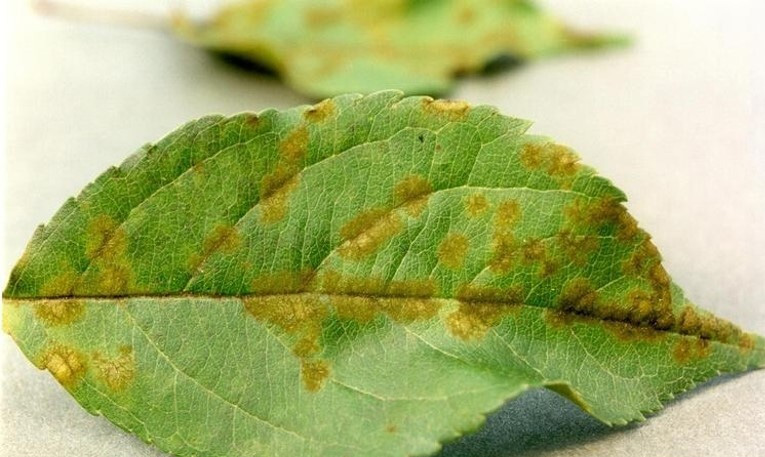
#> input picture sample_images/Apple Scab.jpg, 765 x 457 px
$ python -i lesions.py   (imports and definitions only)
#> lines starting #> are read from the running program, lines starting #| are printed output that depends on the picture; after the words box and inside, x2 and y2 are one past the last pixel; in counts of white or black regions, pixels touching at a corner belong together
"""
Pixel-level lesion map.

Grad-CAM shows which regions drove the classifier, at the resolution of its feature maps (14x14 / 7x7), so it
cannot outline individual spots. This module outlines the visible lesions themselves: the main leaf is
separated from the background with GrabCut (seeded at the image centre), then pixels are flagged where they
are redder / browner or markedly darker than the surrounding leaf tissue. Thin elongated detections (veins,
midribs) are discarded. It is a colour-contrast heuristic, not a trained segmentation model.
"""
import cv2
import numpy as np
from PIL import Image

WORK_SIZE = 448


def segment_leaf(img: np.ndarray) -> np.ndarray:
    """Boolean mask of the main leaf (the GrabCut foreground connected to the image centre, holes filled)."""
    H, W = img.shape[:2]
    gm = np.full((H, W), cv2.GC_PR_BGD, np.uint8)
    cv2.ellipse(gm, (W // 2, H // 2), (int(W * 0.46), int(H * 0.46)), 0, 0, 360, cv2.GC_PR_FGD, -1)
    cv2.ellipse(gm, (W // 2, H // 2), (int(W * 0.08), int(H * 0.08)), 0, 0, 360, cv2.GC_FGD, -1)
    bg, fg = np.zeros((1, 65), np.float64), np.zeros((1, 65), np.float64)
    cv2.grabCut(img[..., ::-1].copy(), gm, None, bg, fg, 5, cv2.GC_INIT_WITH_MASK)
    m = ((gm == cv2.GC_FGD) | (gm == cv2.GC_PR_FGD)).astype(np.uint8) * 255

    k = cv2.getStructuringElement(cv2.MORPH_ELLIPSE, (max(5, int(min(H, W) * 0.04)),) * 2)
    m = cv2.morphologyEx(m, cv2.MORPH_CLOSE, k)
    n, labels, stats, _ = cv2.connectedComponentsWithStats(m)
    if n > 1:
        main = 1 + np.argmax(stats[1:, cv2.CC_STAT_AREA])
        m = (labels == main).astype(np.uint8) * 255
        contours, _ = cv2.findContours(m, cv2.RETR_EXTERNAL, cv2.CHAIN_APPROX_SIMPLE)
        m = np.zeros_like(m)
        cv2.drawContours(m, contours, -1, 255, -1)
    return m > 0


def detect_lesions(img: np.ndarray, leaf: np.ndarray) -> np.ndarray:
    """Boolean lesion mask inside `leaf`, from colour contrast against the local leaf tissue at two scales."""
    lab = cv2.cvtColor(img, cv2.COLOR_RGB2LAB)
    l, a, b = [lab[..., i].astype(np.float32) for i in range(3)]

    # Fine scale: small spots against nearby tissue
    k = max(15, (min(img.shape[:2]) // 12) | 1)
    da = a - cv2.medianBlur(lab[..., 1], k).astype(np.float32)
    dl = l - cv2.medianBlur(lab[..., 0], k).astype(np.float32)
    db = b - cv2.medianBlur(lab[..., 2], k).astype(np.float32)
    les = (da > 7) | ((dl < -25) & (da > 2)) | ((da > 4) & (db > 6))

    # Coarse scale: large blotches that the fine reference would absorb
    k2 = min(3 * k, (min(img.shape[:2]) // 3) | 1)
    da2 = a - cv2.medianBlur(lab[..., 1], k2).astype(np.float32)
    dl2 = l - cv2.medianBlur(lab[..., 0], k2).astype(np.float32)
    les = (les | (da2 > 8) | ((dl2 < -25) & (da2 > 3))) & leaf

    les = cv2.morphologyEx(les.astype(np.uint8) * 255, cv2.MORPH_OPEN, cv2.getStructuringElement(cv2.MORPH_ELLIPSE, (3, 3)))
    # Ignore the leaf margin, where shadows and background bleed in
    interior = cv2.erode(leaf.astype(np.uint8), cv2.getStructuringElement(cv2.MORPH_ELLIPSE, (11, 11))) > 0
    les = ((les > 0) & interior).astype(np.uint8)

    # Drop thin elongated components (veins / midribs)
    n, labels, _, _ = cv2.connectedComponentsWithStats(les)
    keep = np.zeros(n, bool)
    for i in range(1, n):
        ys, xs = np.where(labels == i)
        if len(xs) < 4:
            continue
        (_, _), (w, h), _ = cv2.minAreaRect(np.column_stack([xs, ys]).astype(np.float32))
        short, long_ = min(w, h) + 1, max(w, h) + 1
        keep[i] = not (long_ / short > 5 and short < 8)
    return keep[labels]


def lesion_map(pil_image: Image.Image):
    """
    Returns (leaf_mask, lesion_mask) at the original image size, plus the lesion share of the leaf in %.
    Work is done at WORK_SIZE px for speed.
    """
    rgb = pil_image.convert('RGB')
    W, H = rgb.size
    small = np.array(rgb.resize((WORK_SIZE, WORK_SIZE), Image.Resampling.BILINEAR))
    leaf = segment_leaf(small)
    les = detect_lesions(small, leaf)
    pct = 100.0 * les.sum() / max(1, leaf.sum())
    leaf_full = cv2.resize(leaf.astype(np.uint8), (W, H), interpolation=cv2.INTER_NEAREST) > 0
    les_full = cv2.resize(les.astype(np.uint8), (W, H), interpolation=cv2.INTER_NEAREST) > 0
    return leaf_full, les_full, round(float(pct), 1)

>>> from PIL import Image
>>> picture = Image.open('../sample_images/Apple Scab.jpg')
#> picture is the input picture: PIL image 765x457 RGB; mean R, G, B 165.4, 177.4, 108.3
>>> result = lesion_map(picture)
#> in segment_leaf, `cv2.ellipse(gm, (W // 2, H // 2), (int(W * 0.46), int(H * 0.46)), 0, 0..`:
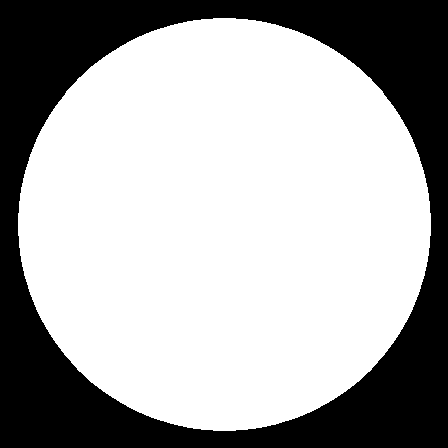
#> gm: shape (448, 448); values 2 (black) and 3 (white), 66.6% white; 1 black region, box (x1, y1, x2, y2) and area: (0, 0, 448, 448) 66961
#> in segment_leaf, `cv2.ellipse(gm, (W // 2, H // 2), (int(W * 0.08), int(H * 0.08)), 0, 0..`:
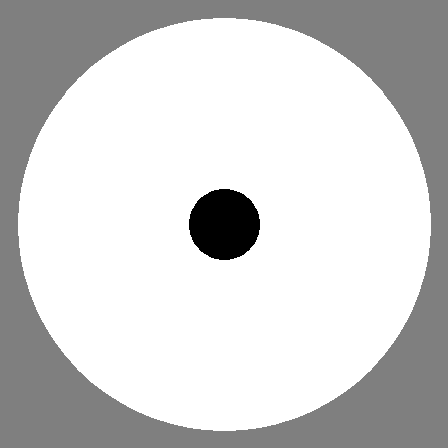
#> gm: shape (448, 448); 1.97% of pixels changed, all inside (x1, y1, x2, y2) = (189, 189, 260, 260); drawn with min black and max white
#> in segment_leaf, `n, labels, stats, _ = cv2.connectedComponentsWithStats(m)`: m: shape (448, 448); 55.7% white; 3 black regions
#> in lesion_map, `leaf = segment_leaf(small)`: leaf: shape (448, 448) bool; 55.7% white; 3 black regions, box (x1, y1, x2, y2) and area: (0, 0, 448, 330) 73155, (253, 359, 448, 448) 10309, (0, 329, 97, 448) 5467
#> in detect_lesions, `lab = cv2.cvtColor(img, cv2.COLOR_RGB2LAB)`: lab: shape (448, 448, 3); mean of channels 0, 1, 2 177.9, 113.8, 161.2
#> in detect_lesions, `db = b - cv2.medianBlur(lab[..., 2], k).astype(np.float32)`:
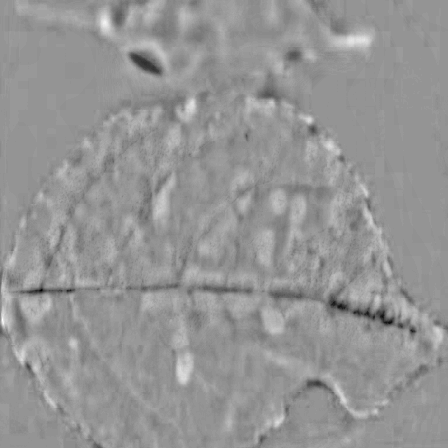
#> db: shape (448, 448) float32; min -42, max 30, mean 0.2; drawn with min black and max white
#> in detect_lesions, `les = (da > 7) | ((dl < -25) & (da > 2)) | ((da > 4) & (db > 6))`: les: shape (448, 448) bool; 7% white; 257 white regions (198 under 20 px), largest, box (x1, y1, x2, y2) and area: (153, 122, 181, 220) 1237, (15, 275, 153, 319) 1199, (286, 196, 305, 268) 671
#> in detect_lesions, `da2 = a - cv2.medianBlur(lab[..., 1], k2).astype(np.float32)`:
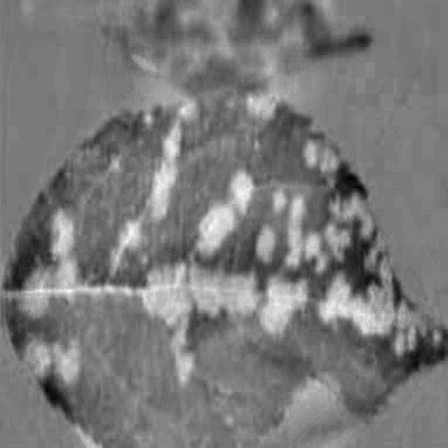
#> da2: shape (448, 448) float32; min -26, max 28, mean -0.2; drawn with min black and max white
#> in detect_lesions, `dl2 = l - cv2.medianBlur(lab[..., 0], k2).astype(np.float32)`:
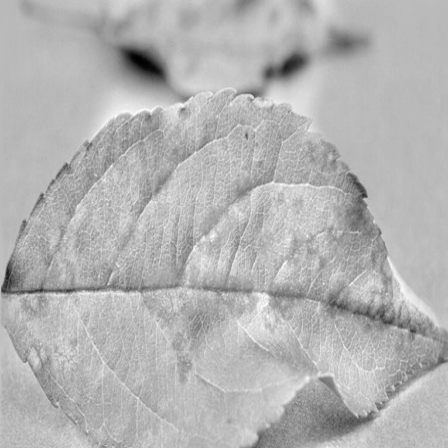
#> dl2: shape (448, 448) float32; min -190, max 71, mean -6.1; drawn with min black and max white
#> in detect_lesions, `les = (les | (da2 > 8) | ((dl2 < -25) & (da2 > 3))) & leaf`: les: shape (448, 448) bool; 10.8% white; 148 white regions (115 under 20 px), largest, box (x1, y1, x2, y2) and area: (15, 209, 259, 385) 7329, (319, 272, 396, 336) 2205, (197, 171, 256, 254) 1964
#> in detect_lesions, `les = cv2.morphologyEx(les.astype(np.uint8) * 255, cv2.MORPH_OPEN, cv2..`: les: shape (448, 448); 10.4% white; 41 white regions (7 under 20 px), largest, box (x1, y1, x2, y2) and area: (135, 263, 259, 385) 4553, (20, 211, 134, 319) 2578, (319, 272, 396, 336) 2172
#> in detect_lesions, `interior = cv2.erode(leaf.astype(np.uint8), cv2.getStructuringElement(..`: interior: shape (448, 448) bool; 52.9% white; 3 black regions, box (x1, y1, x2, y2) and area: (0, 0, 448, 335) 76608, (248, 354, 448, 448) 11688, (0, 324, 102, 448) 6304
#> in detect_lesions, `n, labels, _, _ = cv2.connectedComponentsWithStats(les)`:
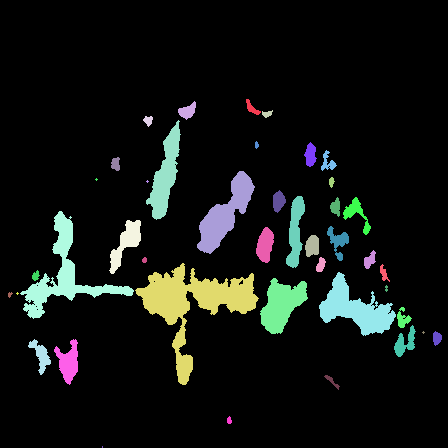
#> labels: shape (448, 448) int32; 43 distinct labels, from 0 to 42; one colour per label, 0 black
#> in detect_lesions, `n, labels, _, _ = cv2.connectedComponentsWithStats(les)`: n = 43
#> the loop in detect_lesions, `for i in range(1, n):` made 42 passes
#> (w, h, short, long_) on passes 1, 2, 3, 4, 5, 6, 7, 8, 9, 10, 11, 14: (7.78, 19.09, 8.78, 20.09), (19.63, 12.93, 13.93, 20.63), (10.35, 6.37, 7.37, 11.35), (9.19, 9.19, 10.19, 10.19), (101.3, 22.23, 23.23, 102.3), (7, 3, 4, 8), (11.68, 23.9, 12.68, 24.9), (15.16, 19.55, 16.16, 20.55), (13, 8, 9, 14), (89, 29.4, 30.4, 90), (10, 5, 6, 11), (17.68, 14.85, 15.85, 18.68)
#> (ys, xs, w, h, short, long_) on passes 12, 13, 33, 36: ([178, 179, 179, 179, 180], [96, 95, 96, 97, 96], 1.41, 1.41, 2.41, 2.41), ([180, 181, 181, 181, 182], [147, 146, 147, 148, 147], 1.41, 1.41, 2.41, 2.41), ([292, 293, 293, 293, 294], [17, 16, 17, 18, 17], 1.41, 1.41, 2.41, 2.41), ([331, 332, 332, 332, 333], [423, 422, 423, 424, 423], 1.41, 1.41, 2.41, 2.41)
#> in lesion_map, `pct = 100.0 * les.sum() / max(1, leaf.sum())`: pct = 18.29
#> in lesion_map, `leaf_full = cv2.resize(leaf.astype(np.uint8), (W, H), interpolation=cv..`: leaf_full: shape (457, 765) bool; 55.6% white; 3 black regions, box (x1, y1, x2, y2) and area: (0, 0, 765, 337) 127813, (433, 367, 765, 457) 17745, (0, 336, 166, 457) 9501
#> in lesion_map, `les_full = cv2.resize(les.astype(np.uint8), (W, H), interpolation=cv2...`:
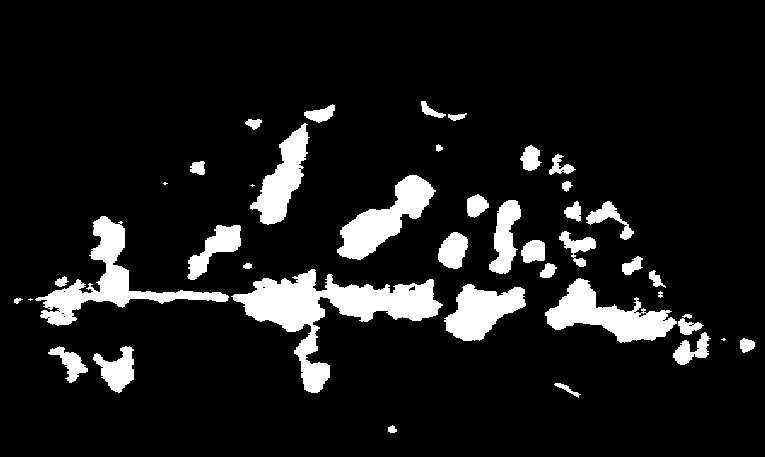
#> les_full: shape (457, 765) bool; 10.2% white; 41 white regions (4 under 20 px), largest, box (x1, y1, x2, y2) and area: (231, 269, 443, 393) 7963, (35, 216, 229, 326) 4479, (545, 278, 677, 343) 3742

$ run again, on sample_images/Early-blight-potato.jpg
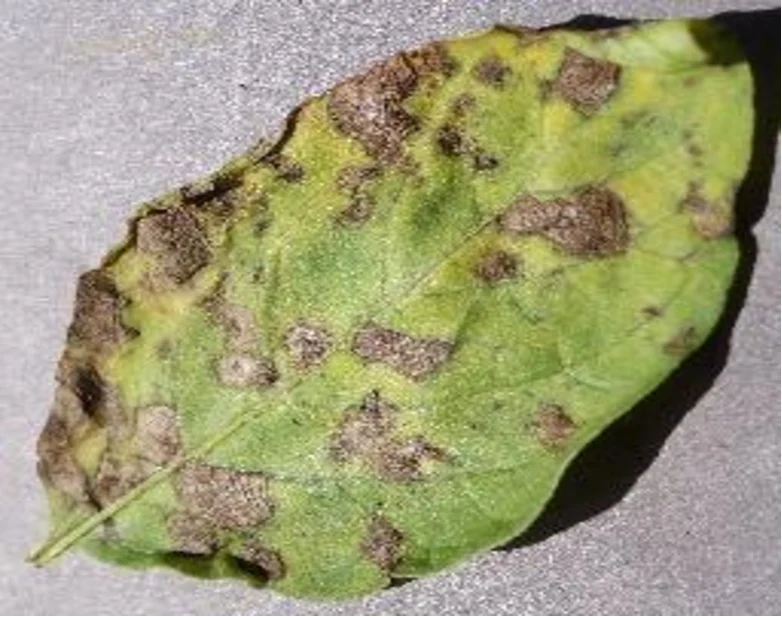
#> input picture sample_images/Early-blight-potato.jpg, 782 x 617 px
#> picture is the input picture: PIL image 782x617 RGB; mean R, G, B 157.6, 155.8, 119.9
#> m: shape (448, 448); 60.4% white; 1 black region
#> leaf: shape (448, 448) bool; 60.4% white; 1 black region, box (x1, y1, x2, y2) and area: (0, 0, 448, 448) 79487
#> lab: shape (448, 448, 3); mean of channels 0, 1, 2 161.4, 123.3, 147.1
#> interior: shape (448, 448) bool; 56.9% white; 1 black region, box (x1, y1, x2, y2) and area: (0, 0, 448, 448) 86487
#> in detect_lesions, `n, labels, _, _ = cv2.connectedComponentsWithStats(les)`:
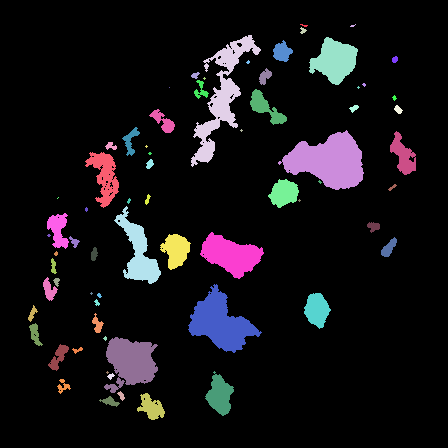
#> labels: shape (448, 448) int32; 70 distinct labels, from 0 to 69; one colour per label, 0 black
#> in detect_lesions, `n, labels, _, _ = cv2.connectedComponentsWithStats(les)`: n = 70
#> the loop in detect_lesions, `for i in range(1, n):` made 69 passes
#> (w, h, short, long_) on passes 3, 4, 5, 6, 7, 9, 10, 12: (5.66, 5.66, 6.66, 6.66), (142.5, 51.37, 52.37, 143.5), (42.49, 42.93, 43.49, 43.93), (18.38, 19.09, 19.38, 20.09), (6, 5, 6, 7), (15.8, 9.4, 10.4, 16.8), (7.78, 5.66, 6.66, 8.78), (12.75, 19.2, 13.75, 20.2)
#> pct = 18.92
#> leaf_full: shape (617, 782) bool; 60.4% white; 1 black region, box (x1, y1, x2, y2) and area: (0, 0, 782, 617) 191063
#> in lesion_map, `les_full = cv2.resize(les.astype(np.uint8), (W, H), interpolation=cv2...`:
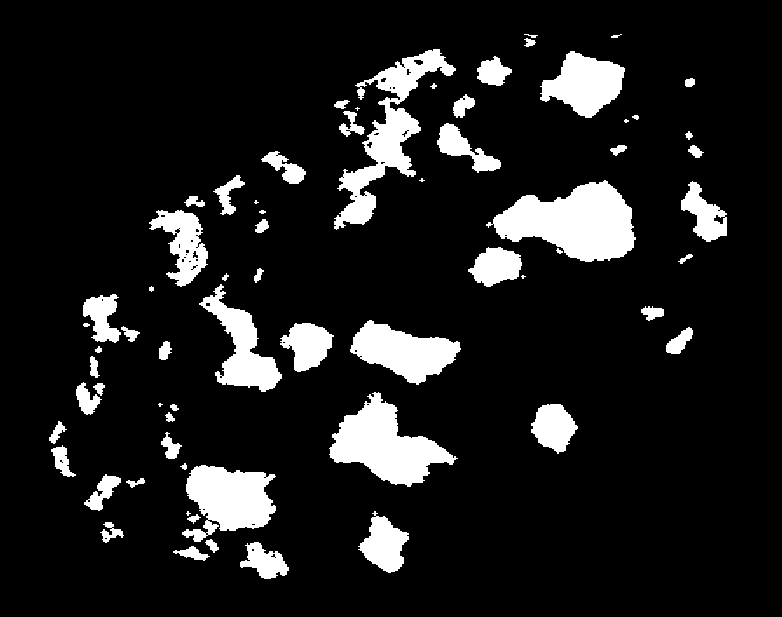
#> les_full: shape (617, 782) bool; 11.4% white; 67 white regions (7 under 20 px), largest, box (x1, y1, x2, y2) and area: (486, 180, 636, 262) 7343, (334, 49, 456, 230) 5854, (329, 392, 458, 487) 5780

$ run again, on sample_images/bell pepper bactiral.jpg
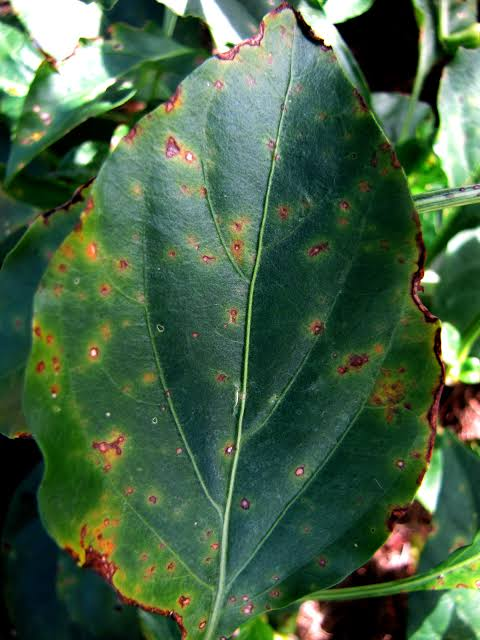
#> input picture sample_images/bell pepper bactiral.jpg, 480 x 640 px
#> picture is the input picture: PIL image 480x640 RGB; mean R, G, B 69.1, 98.3, 68.8
#> leaf: shape (448, 448) bool; 76% white; 6 black regions, box (x1, y1, x2, y2) and area: (0, 0, 129, 181) 15140, (290, 0, 448, 133) 11328, (0, 304, 170, 448) 11128, (279, 374, 448, 448) 8421, (409, 228, 448, 307) 2129, (157, 0, 174, 9) 115
#> lab: shape (448, 448, 3); mean of channels 0, 1, 2 97.2, 112.1, 141.3
#> interior: shape (448, 448) bool; 72.7% white; 6 black regions, box (x1, y1, x2, y2) and area: (0, 0, 134, 186) 16690, (285, 0, 448, 138) 12646, (0, 299, 175, 448) 12542, (274, 369, 448, 448) 9617, (404, 223, 448, 312) 2996, (152, 0, 179, 14) 290
#> in detect_lesions, `n, labels, _, _ = cv2.connectedComponentsWithStats(les)`:
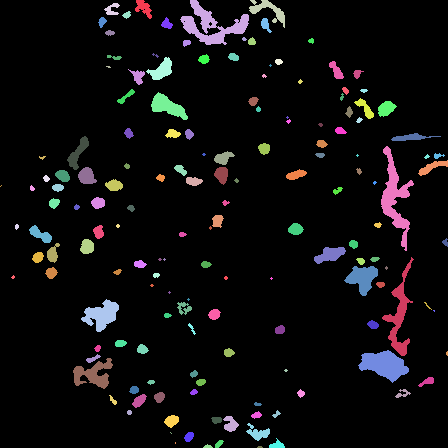
#> labels: shape (448, 448) int32; 158 distinct labels, from 0 to 157; one colour per label, 0 black
#> in detect_lesions, `n, labels, _, _ = cv2.connectedComponentsWithStats(les)`: n = 158
#> the loop in detect_lesions, `for i in range(1, n):` made 157 passes
#> (w, h, short, long_) on passes 1 to 3: (13, 21.27, 14, 22.27), (39.78, 66.63, 40.78, 67.63), (17.92, 41.97, 18.92, 42.97)
#> pct = 10.71
#> leaf_full: shape (640, 480) bool; 75.9% white; 6 black regions, box (x1, y1, x2, y2) and area: (0, 0, 139, 259) 23331, (311, 0, 480, 190) 17338, (0, 435, 183, 640) 17041, (299, 535, 480, 640) 12779, (439, 326, 480, 439) 3217, (169, 0, 187, 13) 185
#> in lesion_map, `les_full = cv2.resize(les.astype(np.uint8), (W, H), interpolation=cv2...`:
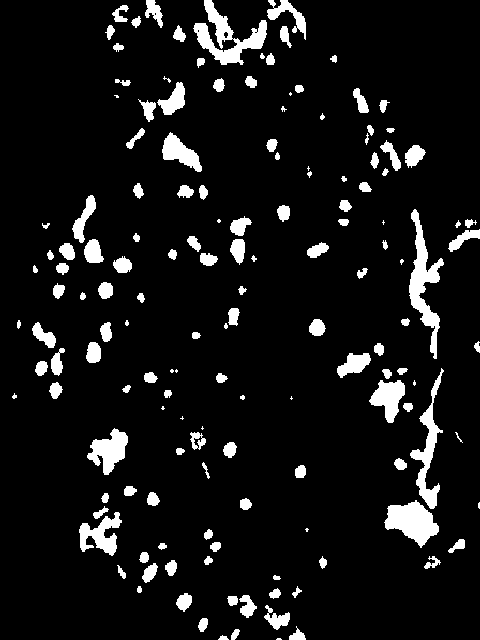
#> les_full: shape (640, 480) bool; 8.1% white; 152 white regions (22 under 20 px), largest, box (x1, y1, x2, y2) and area: (193, 0, 267, 65) 1784, (409, 209, 444, 359) 1780, (384, 500, 439, 548) 1493
